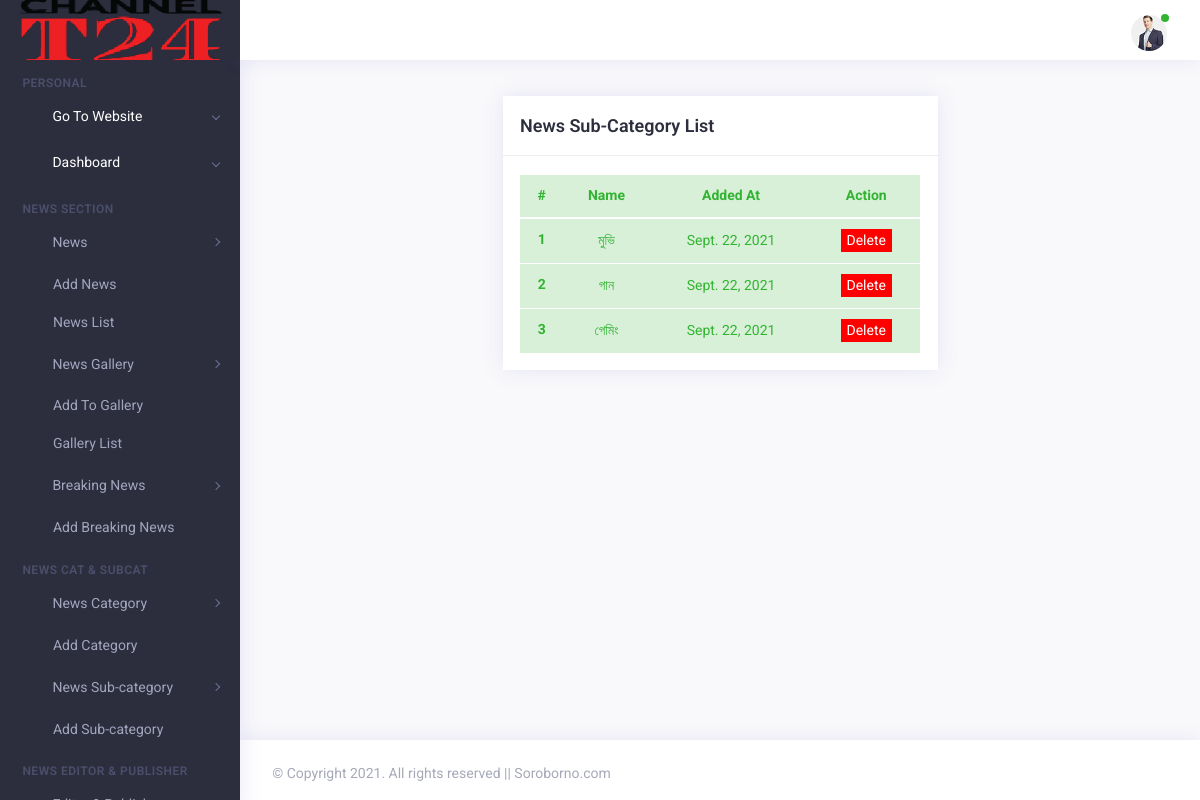
/ap/newscats/subcat/list/8/ (signed in), run on the app's committed database.
### adminPanel/models.py (models this page shows, shortened)
class SiteLogo(models.Model):
    logo = models.ImageField(upload_to="logos")
    added_at = models.DateField(auto_now_add=True)

class NewsSubCategory(models.Model):
    news_cat = models.ForeignKey(NewsCategory, on_delete=models.CASCADE, null=False, blank=False)
    news_subcat = models.CharField(default='', blank=False, null=False, max_length=255)
    added_at    = models.DateField(auto_now_add=True)

### adminPanel/views.py (the view)
# urls.py: re_path(r'^ap/newscats/subcat/list/(?P<news_cat_id>\d+)/$', views.apNewsCats_subcategories, name="apNewsCatsSubcatList"),
@login_required(login_url='/ap/login/register')
def apNewsCats_subcategories(request, news_cat_id):
    news_subcat_list_by_cat_id = NewsSubCategory.objects.filter(news_cat=news_cat_id)
    userProfile = UserProfile.objects.filter(user=request.user).first()
    site_logo = SiteLogo.objects.filter().order_by('-pk').first()
    context = {
        'news_subcat_list_by_cat_id': news_subcat_list_by_cat_id,
        'userProfile': userProfile,
        'site_logo': site_logo,
    }
    return render(request, 'back-end/admin_panel/news_cats_subcat_list.html', context)

### core/templates/back-end/admin_panel/news_cats_subcat_list.html (shortened to what this page needs)
{% extends 'back-end/admin_panel/index.html' %}
{% load static %}
{% block main-block %}
<div class="app-main" id="main">
    <div class="container-fluid">
        <div class="row">
            <div class="col-lg-3"></div>
            <div class="col-lg-6">
        <div class="row">
            <div class="col-xl-3"></div>
            <div class="col-xl-6">
            </div>
            <div class="col-xl-3"></div>
        </div>
                <div class="card card-statistics">
                    <div class="card-header">
                        <div class="card-heading">
                            <h4 class="card-title">News Sub-Category List</h4>
                        </div>
                    </div>
                    <div class="card-body">
                        <div class="table-responsive">
                            <table class="table table-success mb-0">
                                <thead>
                                <tr>
                                    <th scope="col" class="text-center">#</th>
                                    <th scope="col" class="text-center">Name</th>
                                    <th scope="col" class="text-center">Added At</th>
                                    <th scope="col" class="text-center">Action</th>
                                </tr>
                                </thead>
                                <tbody>
                                {% if news_subcat_list_by_cat_id %}
                                {% for subcat in news_subcat_list_by_cat_id %}
                                <tr>
                                    <th scope="row" class="text-center">{{forloop.counter}}</th>
                                    <td class="text-center">{{subcat.news_subcat}}</td>
                                    <td class="text-center">{{subcat.added_at}}</td>
                                    <td class="text-center">
                                            <button type="button" data-toggle="modal" data-target="#deleteModal_{{subcat.pk}}"
                                                style="width: auto; border: none; cursor: pointer; outline: none;background:   #FF0000; color: white;">
                                            Delete
                                        </button>
                                    </td>
                                </tr>
                                {% endfor %}
                                {% else %}
                                <h3 class="text-center">No sub-category added yet!</h3>
                                {% endif %}
                                </tbody>
                            </table>
                        </div>
                    </div>
                </div>
            </div>
            <div class="col-lg-3"></div>
        </div>
    </div>
</div>
{% endblock %}

### core/templates/back-end/admin_panel/index.html (shortened to what this page needs)
{% load static %}
<!DOCTYPE html>
<html lang="en">
<head>
    <link rel="stylesheet" type="text/css" href="{% static 'back-end/adminPanel/assets/css/vendors.css' %}" />
    <link rel="stylesheet" type="text/css" href="{% static 'back-end/adminPanel/assets/css/style.css' %}" />
</head>
<body>
    <div class="app">
        <div class="app-wrap">
            <header class="app-header top-bar">
                <nav class="navbar navbar-expand-md">
                    <div class="navbar-header d-flex align-items-center">
                        <a class="navbar-brand" href="/ap/home">
                            {% if site_logo %}
                            <img src="{{site_logo.logo.url}}" width="100%;" style="position: relative; left: -10px; " alt="loader">
                            {% else %}
                            <img src="{% static 'back-end/adminPanel/assets/img/loader/loader.svg' %}" alt="loader">
                            {% endif %}
                        </a>
                    </div>
                    <div class="collapse navbar-collapse" id="navbarSupportedContent">
                        <div class="navigation d-flex">
                            <ul class="navbar-nav nav-left">
                                <li class="nav-item">
                                    <a href="javascript:void(0)" class="nav-link sidebar-toggle">
                                        <i class="ti ti-align-right"></i>
                                    </a>
                                </li>
                                <li class="nav-item full-screen d-none d-lg-block" id="btnFullscreen">
                                    <a href="javascript:void(0)" class="nav-link expand">
                                    </a>
                                </li>
                            </ul>
                            <ul class="navbar-nav nav-right ml-auto">
                                <li class="nav-item">
                                    <a class="nav-link search" href="javascript:void(0)">
                                        <i class="ti ti-search"></i>
                                    </a>
                                </li>
                                <li class="nav-item dropdown user-profile">
                                    <a href="javascript:void(0)" class="nav-link dropdown-toggle " id="navbarDropdown4" role="button" data-toggle="dropdown" aria-haspopup="true" aria-expanded="false">
                                        {% if userProfile %}
                                        <img src="{{userProfile.profile_pic.url}}" alt="avtar-img">
                                        {% else %}
                                        <img src="{% static 'back-end/adminPanel/assets/img/avtar/02.jpg' %}" alt="avtar-img">
                                        {% endif %}
                                        <span class="bg-success user-status"></span>
                                    </a>
                                </li>
                            </ul>
                        </div>
                    </div>
                </nav>
            </header>
            <div class="app-container">
                <aside class="app-navbar">
                    <div class="sidebar-nav scrollbar scroll_light">
                        <ul class="metismenu " id="sidebarNav">
                            <li class="nav-static-title">Personal</li>
                            <li class="active">
                                <a class="has-arrow" href="/" target="_blank" aria-expanded="false">
                                    <i class="nav-icon ti ti-rocket"></i>
                                    <span class="nav-title">Go To Website</span>
                                </a>
                                <a class="has-arrow" href="/ap/home" aria-expanded="false">
                                    <i class="nav-icon fa fa-dashboard"></i>
                                    <span class="nav-title">Dashboard</span>
                                </a>
                            </li>
                            <li class="nav-static-title">News Section</li>
                            <li>
                                <a class="has-arrow" href="#" aria-expanded="false"> <i class="nav-icon ti ti-layout-grid4-alt"></i> <span class="nav-title">News</span> </a>
                                <ul aria-expanded="false">
                                    <li> <a href="/ap/add/news">Add News</a></li>
                                    <li> <a href="/ap/news/list">News List</a> </li>
                                </ul>
                            </li>
                            <li>
                                <a class="has-arrow" href="#" aria-expanded="false"> <i class="nav-icon ti ti-layout-grid4-alt"></i> <span class="nav-title">News Gallery</span> </a>
                                <ul aria-expanded="false">
                                    <li> <a href="/ap/news/gallery">Add To Gallery</a></li>
                                    <li> <a href="/ap/news/gallery/list">Gallery List</a> </li>
                                </ul>
                            </li>
                             <li>
                                <a class="has-arrow" href="#" aria-expanded="false"> <i class="nav-icon ti ti-layout-grid4-alt"></i> <span class="nav-title">Breaking News</span> </a>
                                <ul aria-expanded="false">
                                    <li> <a href="/ap/add/breaking/news">Add Breaking News</a></li>
                                </ul>
                            </li>
                            <li class="nav-static-title">News Cat & Subcat</li>
                            <li>
                                <a class="has-arrow" href="#" aria-expanded="false"> <i class="nav-icon ti ti-layout-grid4-alt"></i> <span class="nav-title">News Category</span> </a>
                                <ul aria-expanded="false">
                                    <li> <a href="/ap/add/news/category">Add Category</a> </li>
                                </ul>
                            </li>
                            <li>
                                <a class="has-arrow" href="#" aria-expanded="false"> <i class="nav-icon ti ti-layout-grid4-alt"></i> <span class="nav-title">News Sub-category</span> </a>
                                <ul aria-expanded="false">
                                    <li> <a href="/ap/add/news/subcat">Add Sub-category</a> </li>
                                </ul>
                            </li>
                            <li class="nav-static-title">News Editor & Publisher</li>
                            <li>
                                <a class="has-arrow" href="#" aria-expanded="false"> <i class="nav-icon ti ti-layout-grid4-alt"></i> <span class="nav-title">Editor & Publisher</span> </a>
                            </li>
                        </ul>
                    </div>
                </aside>
                {% block main-block %}
                {% endblock %}
            </div>
            <footer class="footer">
                <div class="row">
                    <div class="col-12 col-sm-6 text-center text-sm-left">
                        <p>&copy; Copyright 2021. All rights reserved || Soroborno.com</p>
                    </div>
                </div>
            </footer>
        </div>
    </div>
</body>
</html>

### data on the page
SiteLogo: logo (picture)
NewsSubCategory: news_subcat "মুভি", added_at "Sept. 22, 2021"
NewsSubCategory: news_subcat "গান", added_at "Sept. 22, 2021"
NewsSubCategory: news_subcat "গেমিং", added_at "Sept. 22, 2021"
